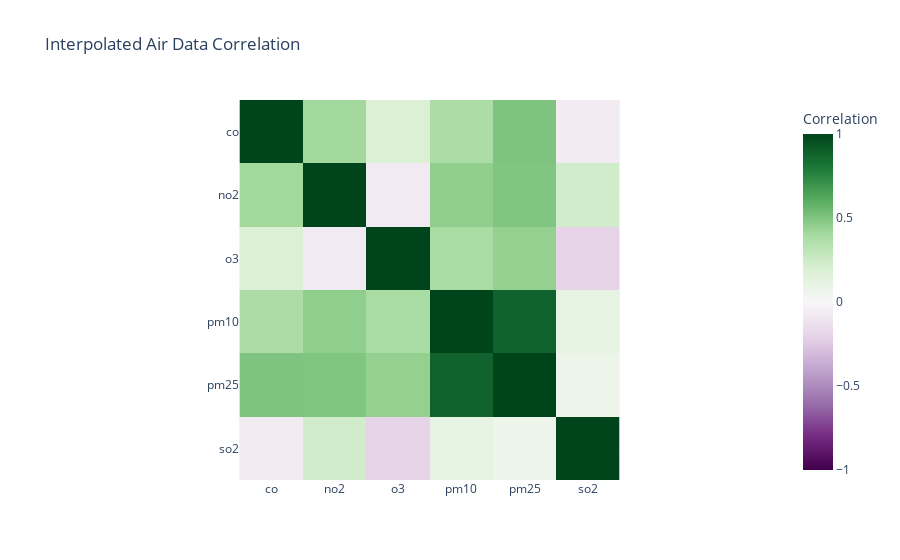

Notebook code cell kept with this figure:
### Code cell
plotCorrelationMatrix(interpolated_air_df, "Interpolated Air Data Correlation")

### Figure 1 — Plotly figure (JSON) as saved in the notebook; plotly's stock layout.template omitted (floating-point values rounded to 4 significant figures)
{"data": [{"coloraxis": "coloraxis", "hovertemplate": "x: %{x}<br>y: %{y}<br>Correlation: %{z}<extra></extra>", "name": "0", "type": "heatmap", "x": ["co", "no2", "o3", "pm10", "pm25", "so2"], "xaxis": "x", "y": ["co", "no2", "o3", "pm10", "pm25", "so2"], "yaxis": "y", "z": [[1.0, 0.4082, 0.1879, 0.3768, 0.5048, -0.06058], [0.4082, 1.0, -0.07261, 0.4566, 0.4996, 0.236], [0.1879, -0.07261, 1.0, 0.3931, 0.4461, -0.2044], [0.3768, 0.4566, 0.3931, 1.0, 0.8793, 0.1118], [0.5048, 0.4996, 0.4461, 0.8793, 1.0, 0.06438], [-0.06058, 0.236, -0.2044, 0.1118, 0.06438, 1.0]]}], "layout": {"coloraxis": {"cmax": 1, "cmin": -1, "colorbar": {"title": {"text": "Correlation"}}, "colorscale": [[0, "rgb(64,0,75)"], [0.1, "rgb(118,42,131)"], [0.2, "rgb(153,112,171)"], [0.3, "rgb(194,165,207)"], [0.4, "rgb(231,212,232)"], [0.5, "rgb(247,247,247)"], [0.6, "rgb(217,240,211)"], [0.7, "rgb(166,219,160)"], [0.8, "rgb(90,174,97)"], [0.9, "rgb(27,120,55)"], [1, "rgb(0,68,27)"]]}, "title": {"text": "Interpolated Air Data Correlation"}, "xaxis": {"anchor": "y", "constrain": "domain", "domain": [0, 1], "scaleanchor": "y"}, "yaxis": {"anchor": "x", "autorange": "reversed", "constrain": "domain", "domain": [0, 1]}}}
